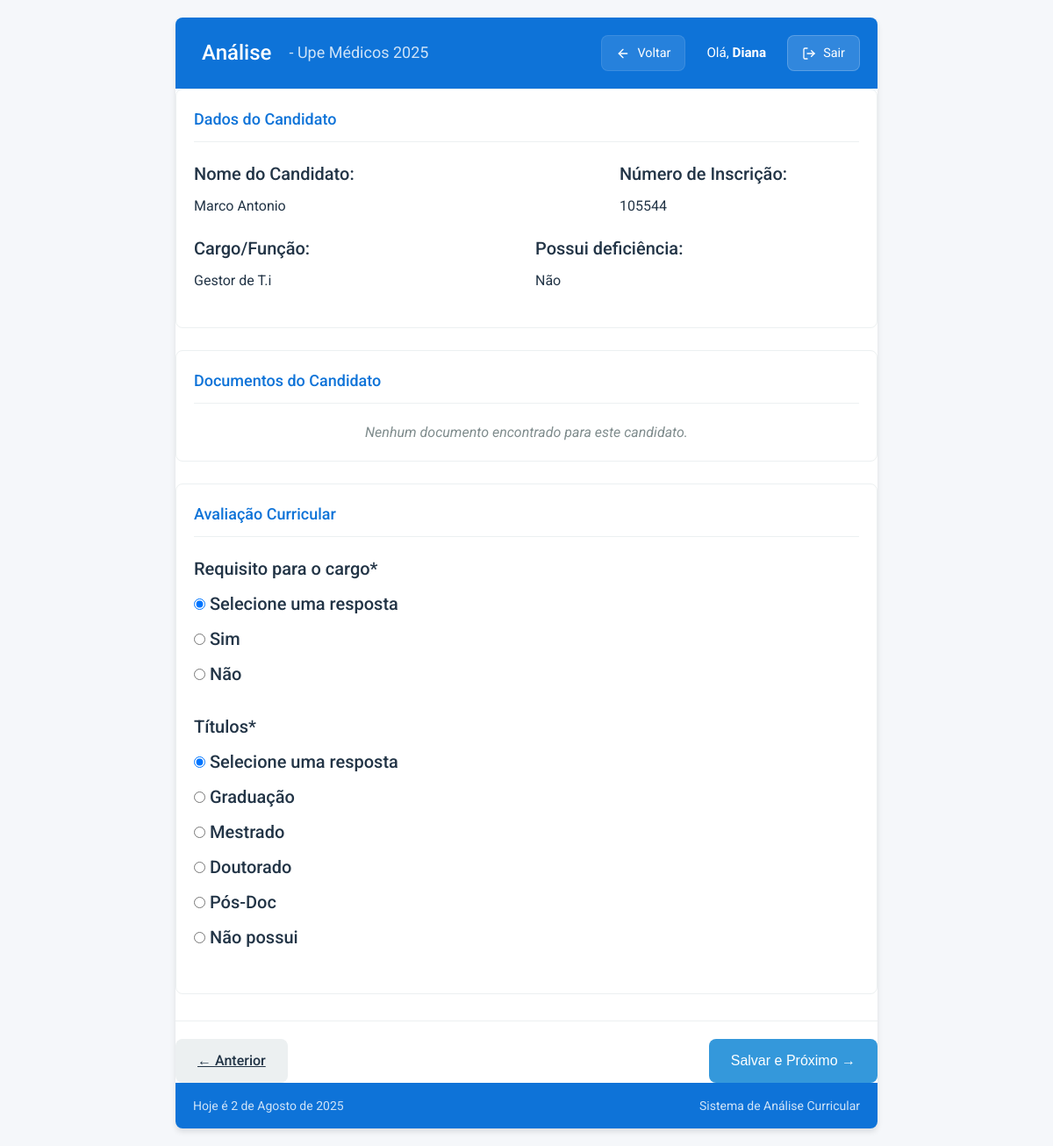
/analise/15/ (signed in), run on the app's committed database.
### analise_curricular/models.py (models this page shows, shortened)
class Selecao(models.Model):
    nome = models.CharField(max_length=200, unique=True, verbose_name="Nome da Seleção")
    descricao = models.TextField(blank=True, verbose_name="Descrição")
    ativa = models.BooleanField(default=True, verbose_name="Ativa para Avaliação")
    class Meta:
        verbose_name = "Seleção"
        verbose_name_plural = "Seleções"
        ordering = ['nome']

class Candidato(models.Model):
    SIM_NAO_CHOICES = [
        ('Sim', 'Sim'),
        ('Nao', 'Não'),
    ]
    selecao = models.ForeignKey(
        Selecao,
        on_delete=models.SET_NULL,
        null=True,
        blank=True,
        related_name='candidatos_da_selecao',
        verbose_name="Seleção"
    )
    nome = models.CharField(max_length=255, verbose_name="Nome do Candidato")
    inscricao = models.CharField(max_length=50, unique=True, verbose_name="Número de Inscrição")
    cargo = models.CharField(max_length=100, verbose_name="Cargo/Função")
    pontuacao = models.IntegerField(
        default=0,
        verbose_name="Pontuação"
    )
    data_importacao = models.DateField(
        auto_now_add=True,
        verbose_name="Data da Importação"
    )
    data_analisado = models.DateTimeField(
        null=True,
        blank=True
    )
    avaliador_analise = models.ForeignKey(
        User,
        null=True,
        blank=True,
        on_delete=models.SET_NULL,
        related_name='avaliacoes_feitas'
    )
    analisado = models.BooleanField(
        default=False,
        verbose_name="Analisado"
    )
    respostas_dinamicas = JSONField(default=dict, blank=True, null=True)
    declarou_deficiencia = models.CharField(
        max_length=3,
        choices=SIM_NAO_CHOICES,
        default='Nao', # Valor padrão, pode ser ajustado
        verbose_name="Declarou que possui deficiência?"
    )
    tipo_deficiencia = models.TextField(
        blank=True,
        null=True,
        verbose_name="Tipo de Deficiência"
    )
    class Meta:
        verbose_name = "Candidato"
        verbose_name_plural = "Candidatos"
        ordering = ['nome', 'cargo']

class FormQuestion(models.Model):
    QUESTION_TYPES = (
        ('text', 'Texto'),
        ('number', 'Número'),
        ('select', 'Seleção'),
        ('checkbox', 'Checkbox'),
        ('radio', 'Rádio'),
        ('textarea', 'Caixa de Texto Grande'),
    )
    selecao = models.ForeignKey(
        Selecao,
        on_delete=models.CASCADE,
        related_name='questions'
    )
    question_text = models.CharField(max_length=255)
    question_type = models.CharField(max_length=20, choices=QUESTION_TYPES)
    order = models.PositiveIntegerField(default=0)
    required = models.BooleanField(default=True)
    options = JSONField(blank=True, null=True)
    conditions = JSONField(blank=True, null=True)
    class Meta:
        ordering = ['order']

### analise_curricular/views.py (the view, shortened to what this page needs)
# urls.py: path('analise/<int:candidato_id>/', views.analisar_candidato, name='analisar_candidato'),
@login_required
def analisar_candidato(request, candidato_id):
    logger.debug(f"Session data: {dict(request.session)}")
    logger.debug(f"Candidato ID: {candidato_id}")
    selecao_id = request.session.get('selecao_id')
    logger.debug(f"Selecao ID from session: {selecao_id}")
    if not selecao_id:
        logger.error("Nenhum selecao_id encontrado na sessão")
        messages.error(request, "Por favor, selecione uma seleção antes de analisar candidatos.")
        return redirect('selecionar_selecao')
    try:
        candidato = Candidato.objects.get(pk=candidato_id, selecao__id=selecao_id)
    except Candidato.DoesNotExist:
        messages.error(request, "Candidato não encontrado ou não pertence à seleção atual.")
        return redirect('painel_avaliador', selecao_id=selecao_id)
    except Exception as e:
        logger.error(f"Erro ao buscar candidato: {e}")
        messages.error(request, "Ocorreu um erro ao carregar o candidato.")
        return redirect('selecionar_selecao')
    candidatos_da_selecao = Candidato.objects.filter(selecao__id=selecao_id).order_by('id')
    total_candidatos = candidatos_da_selecao.count()
    if total_candidatos == 0:
        return render(request, 'Registration/sem_candidatos_nao_selecao.html', {
            'selecao_nome': request.session.get('selecao_nome', 'Nenhuma Seleção Selecionada')
        })
    documentos_candidato = []
    inscricao_limpa = candidato.inscricao.lstrip('#')
    documentos_dir = os.path.join(settings.MEDIA_ROOT, 'candidatos_documentos')
    if request.method == 'POST':
        form = DynamicCandidatoForm(
            request.POST,
            instance=candidato,
            selecao_id=selecao_id
        )
        if form.is_valid():
            candidato = form.save(commit=False)
            candidato.analisado = True
            candidato.data_analisado = timezone.now()
            candidato.avaliador_analise = request.user
            candidato.save()
            messages.success(request, "Dados salvos com sucesso!")
            if request.headers.get('x-requested-with') == 'XMLHttpRequest':
                return JsonResponse({'success': True, 'message': 'Dados salvos com sucesso!'})
            next_candidato = candidatos_da_selecao.filter(id__gt=candidato.id).order_by('id').first()
            if next_candidato:
                return redirect('analisar_candidato', candidato_id=next_candidato.id)
            return redirect('finalizar_analise')
        else:
            if request.headers.get('x-requested-with') == 'XMLHttpRequest':
                return JsonResponse({'success': False, 'errors': form.errors})
            messages.error(request, "Por favor, corrija os erros no formulário.")
    else:
         form = DynamicCandidatoForm(
            instance=candidato,
            selecao_id=selecao_id
        )
    ids_ordenados = list(candidatos_da_selecao.values_list('id', flat=True))
    try:
        indice_atual = ids_ordenados.index(candidato.id) + 1
    except ValueError:
        indice_atual = 0
    anterior_candidato = None
    if indice_atual > 1:
        anterior_candidato = candidatos_da_selecao.filter(id__lt=candidato.id).order_by('-id').first()
    proximo_candidato = None
    if indice_atual < total_candidatos:
        proximo_candidato = candidatos_da_selecao.filter(id__gt=candidato.id).order_by('id').first()
    context = {
        'form': form,
        'candidato': candidato,
        'selecao_id': selecao_id,
        'selecao_nome': candidato.selecao.nome if candidato.selecao else request.session.get('selecao_nome', ''),
        'indice_atual': indice_atual,
        'total_candidatos': total_candidatos,
        'anterior_candidato_id': anterior_candidato.id if anterior_candidato else None,
        'proximo_candidato_id': proximo_candidato.id if proximo_candidato else None,
        'data_formatada': _("Hoje é %(date)s") % {'date': timezone.now().strftime('%d de %B de %Y')},
        'documentos_candidato': documentos_candidato,
        'data_avaliacao': candidato.data_analisado,
        'avaliador': candidato.avaliador_analise,
        'perguntas': FormQuestion.objects.filter(selecao=candidato.selecao).order_by('order')
    }
    return render(request, 'Registration/formulario.html', context)

### analise_curricular/templates/Registration/formulario.html (shortened to what this page needs)
{% load static %}
{% load i18n %}
{% load analise_curricular_tags %}
<!DOCTYPE html>
<html lang="pt-br">
<head>
    <link rel="stylesheet" href="{% static 'CSS/style.css' %}">
</head>
<body>
    <div class="app-container">
        <header class="app-header">
            <h1>
                <img src="{% static 'Logo.ico' %}" alt="" class="logo"> Análise
                {% if selecao_nome %}
                    <span class="selection-name"> - {{ selecao_nome }}</span>
                {% endif %}
            </h1>
            <div class="header-info">
                {% if request.user.is_authenticated %}
                <div class="user-info">
                    <a href="{% url 'painel_avaliador' selecao_id|default:candidato.selecao.id %}" class="back-button">
                        <svg xmlns="http://www.w3.org/2000/svg" width="16" height="16" viewBox="0 0 24 24" fill="none" stroke="currentColor" stroke-width="2" stroke-linecap="round" stroke-linejoin="round">
                            <path d="M19 12H5"></path>
                            <path d="M12 19l-7-7 7-7"></path>
                        </svg>
                        Voltar
                    </a>
                    <span class="welcome-message">Olá, <strong>{{ request.user.username }}</strong></span>
                    <a href="{% url 'logout' %}" class="logout-button">
                        Sair
                    </a>
                </div>
                {% endif %}
            </div>
        </header>
        <form method="post" enctype="multipart/form-data" class="evaluation-form" id="evaluationForm">
            <section class="candidate-card">
                <h2 class="section-title">Dados do Candidato</h2>
                <div class="candidate-info-group">
                    <div class="form-group">
                        <label>Nome do Candidato:</label>
                        <p class="read-only-field">{{ candidato.nome }}</p>
                    </div>
                    <div class="form-group">
                        <label>Número de Inscrição:</label>
                        <p class="read-only-field">{{ candidato.inscricao }}</p>
                    </div>
                    <div class="form-group">
                        <label>Cargo/Função:</label>
                        <p class="read-only-field">{{ candidato.cargo }}</p>
                    </div>
                    {% if candidato.declarou_deficiencia %}
                        <div class="form-group">
                            <label>Possui deficiência:</label>
                            <p class="read-only-field">{{ candidato.declarou_deficiencia }}</p>
                        </div>
                    {% endif %}
                </div>
            </section>
            <section class="evaluation-section">
                <h2 class="section-title">Documentos do Candidato</h2>
                {% if documentos_candidato %}
                    <ul class="document-list">
                        {% for doc in documentos_candidato %}
                        <li>
                            <a href="{{ doc.url }}" target="_blank" class="document-link">
                                <span class="document-icon">📄</span> {{ doc.nome }}
                            </a>
                        </li>
                        {% endfor %}
                    </ul>
                {% else %}
                    <p class="no-documents-message">Nenhum documento encontrado para este candidato.</p>
                {% endif %}
            </section>
            <section class="evaluation-section">
                <h2 class="section-title">Avaliação Curricular</h2>
                {% for pergunta in perguntas %}
                <div class="form-group dynamic-question-group"
                    id="pergunta-{{ pergunta.id }}"
                    data-question-type="{{ pergunta.question_type }}"
                    data-question-id="{{ pergunta.id }}"
                    data-conditions='{{ pergunta.conditions|safe }}'
                    style="{% if pergunta.conditions %}display: none;{% endif %}" >
                    <label>{{ pergunta.question_text }}{% if pergunta.required %}*{% endif %}</label>
                    {% if pergunta.question_type == 'radio' %}
                        {{ form|get_dynamic_field_by_id:pergunta.id }}
                    {% elif pergunta.question_type == 'select' %}
                        {{ form|get_dynamic_field_by_id:pergunta.id }}
                    {% elif pergunta.question_type == 'checkbox' %}
                        <div class="checkbox-group">
                            {{ form|get_dynamic_field_by_id:pergunta.id }}
                        </div>
                    {% else %}
                        {{ form|get_dynamic_field_by_id:pergunta.id }}
                    {% endif %}
                </div>
                {% endfor %}
            </section>
            <div class="form-navigation">
                {% if anterior_candidato_id %}
                    <a href="{% url 'analisar_candidato' anterior_candidato_id %}" class="nav-button prev">
                        &larr; Anterior
                    </a>
                {% else %}
                    <span class="nav-button prev disabled">&larr; Anterior</span>
                {% endif %}
                <button type="submit" class="nav-button next" id="submitButton">
                    {% if proximo_candidato_id %}Salvar e Próximo &rarr;{% else %}Finalizar Análise{% endif %}
                </button>
            </div>
        </form>
        <footer class="app-footer">
            <div class="footer-info">
                <span class="date-info">Hoje é {% now "j \d\e F \d\e Y" %}</span>
                <span class="system-info">Sistema de Análise Curricular</span>
            </div>
        </footer>
    </div>
</body>
</html>

### data on the page
Selecao: nome "Upe Médicos 2025"
Candidato: nome "Marco Antonio", inscricao "105544", cargo "Gestor de T.i", declarou_deficiencia "Não"
FormQuestion: question_text "Requisito para o cargo"
FormQuestion: question_text "Títulos"

### other printed values
{{ request.user.username }} "Diana"
